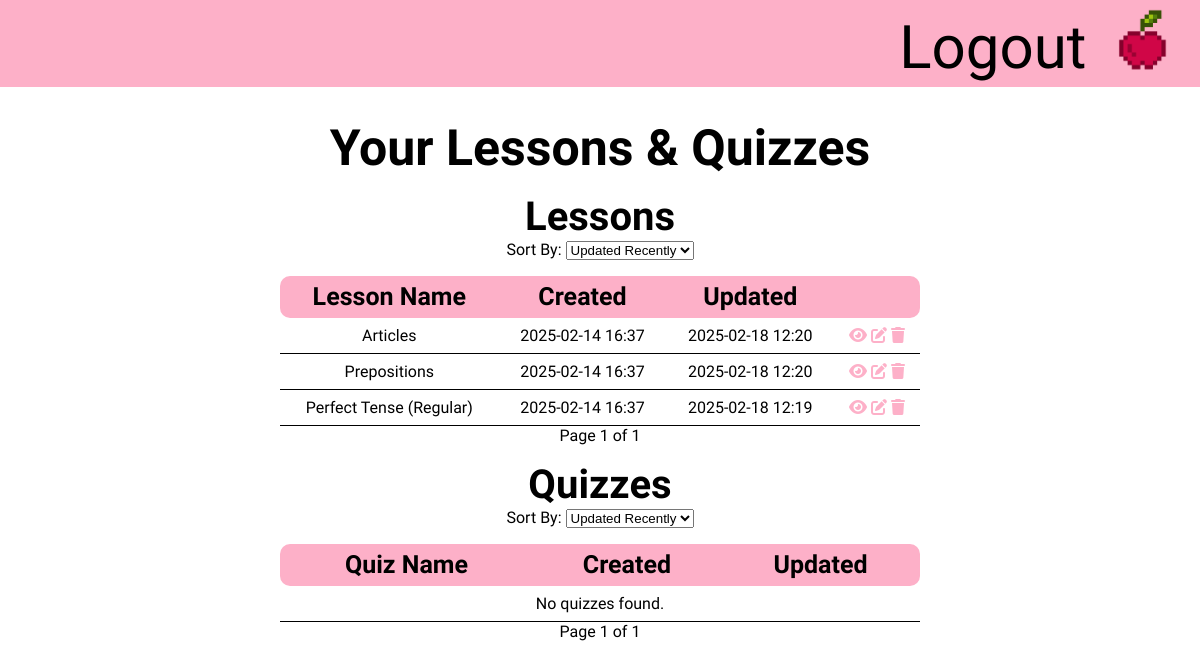
The page /dashboard/creator/view/ (signed in) on the database as committed earlier.
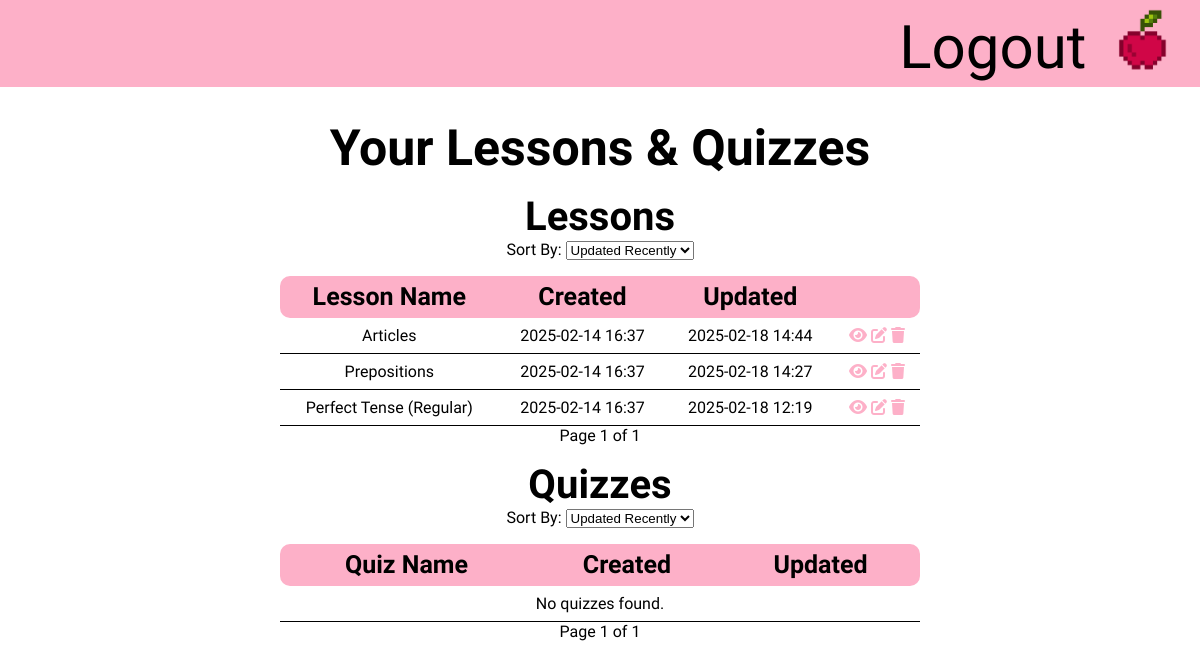
The same page on the database as committed later.
### learning/models.py (models this page shows, shortened)
class Lesson(models.Model):
    title = models.CharField(max_length=255)
    content = CKEditor5Field(null=True, blank=True, config_name='extends')
    created_by = models.ForeignKey(User, on_delete=models.CASCADE)
    created_at = models.DateTimeField(auto_now_add=True)
    updated_at = models.DateTimeField(auto_now=True)
    tags = models.ManyToManyField(Tag, related_name='lessons', blank=True)

### learning/views.py (the view)
# urls.py: path('dashboard/creator/view/', views.view_lessons_quizzes, name='view_lessons_quizzes'),
def view_lessons_quizzes(request):
    sort_lessons = request.GET.get("sort_lessons", "-updated_at")
    lessons = Lesson.objects.filter(created_by=request.user).order_by(sort_lessons)
    sort_quizzes = request.GET.get("sort_quizzes", "-updated_at")
    quizzes = Quiz.objects.filter(created_by=request.user).order_by(sort_quizzes)
    paginator_lessons = Paginator(lessons, 10)
    page_number_lessons = request.GET.get('page_lessons')
    lessons_page = paginator_lessons.get_page(page_number_lessons)
    paginator_quizzes = Paginator(quizzes, 10)
    page_number_quizzes = request.GET.get('page_quizzes')
    quizzes_page = paginator_quizzes.get_page(page_number_quizzes)
    return render(
        request,
        "contentCreator/view_lessons_quizzes.html",
        {
            "lessons": lessons_page,
            "quizzes": quizzes_page,
        },
    )

### learning/context_processors.py (called while the page is built)
def user_group_context(request):
    user_group = None
    if request.user.is_authenticated:
        if request.user.groups.filter(name="Content Creators").exists():
            user_group = "Content Creators"
        elif request.user.groups.filter(name="Students").exists():
            user_group = "Students"
    return {"user_group": user_group}

### learning/templates/contentCreator/view_lessons_quizzes.html (shortened to what this page needs)
{% extends "base.html" %}
{% block content %}
<h1>Your Lessons & Quizzes</h1>
<h2>Lessons</h2>
<form method="get">
    <label for="sort_lessons">Sort By:</label>
    <select name="sort_lessons" id="sort_lessons" onchange="this.form.submit()">
        <option value="-updated_at" {% if request.GET.sort_lessons == "-updated_at" %}selected{% endif %}>Updated Recently</option>
    </select>
</form>
<table class="lessonsQuizzes">
    <thead>
        <tr>
            <th>Lesson Name</th>
            <th>Created</th>
            <th>Updated</th>
            <th></th>
        </tr>
    </thead>
    <tbody>
        {% for lesson in lessons %}
        <tr>
            <td>{{ lesson.title }}</td>
            <td>{{ lesson.created_at|date:"Y-m-d H:i" }}</td>
            <td>{{ lesson.updated_at|date:"Y-m-d H:i" }}</td>
            <td>
                <a href="{% url 'view_lesson' lesson.id %}" title="View Lesson">
                    <i class="fa-solid fa-eye" style="color: #fdb0c8;"></i>
                </a>
                <a href="{% url 'edit_lesson' lesson.id %}" title="Edit Lesson">
                    <i class="fa-solid fa-pen-to-square" style="color: #fdb0c8;"></i>
                </a>
                <form action="{% url 'delete_lesson' lesson.id %}" method="POST" style="display:inline;">
                    <button type="submit" onclick="return confirm('Are you sure you want to delete \'{{ lesson.title }}\'?');" class="delete-button">
                        <i class="fa-solid fa-trash" style="color: #fdb0c8;"></i>
                    </button>
                </form>
            </td>
        </tr>
        {% empty %}
        <tr><td colspan="3">No lessons found.</td></tr>
        {% endfor %}
    </tbody>
</table>
<div class="pagination">
    <span>Page {{ lessons.number }} of {{ lessons.paginator.num_pages }}</span>
</div>
<h2>Quizzes</h2>
<form method="get">
    <label for="sort_quizzes">Sort By:</label>
    <select name="sort_quizzes" id="sort_quizzes" onchange="this.form.submit()">
        <option value="-updated_at" {% if request.GET.sort_quizzes == "-updated_at" %}selected{% endif %}>Updated Recently</option>
    </select>
</form>
<table class="lessonsQuizzes">
    <thead>
        <tr>
            <th>Quiz Name</th>
            <th>Created</th>
            <th>Updated</th>
        </tr>
    </thead>
    <tbody>
        {% for quiz in quizzes %}
        <tr>
            <td>{{ quiz.title }}</td>
            <td>{{ quiz.created_at|date:"Y-m-d H:i" }}</td>
            <td>{{ quiz.updated_at|date:"Y-m-d H:i" }}</td>
        </tr>
        {% empty %}
        <tr><td colspan="3">No quizzes found.</td></tr>
        {% endfor %}
    </tbody>
</table>
<div class="pagination">
    <span>Page {{ quizzes.number }} of {{ quizzes.paginator.num_pages }}</span>
</div>
{% endblock %}

Rows that differ between the two databases and show on the page:
changed Lesson "Articles": updated_at "2025-02-18 12:20" → "2025-02-18 14:44"
changed Lesson "Prepositions": updated_at "2025-02-18 12:20" → "2025-02-18 14:27"
